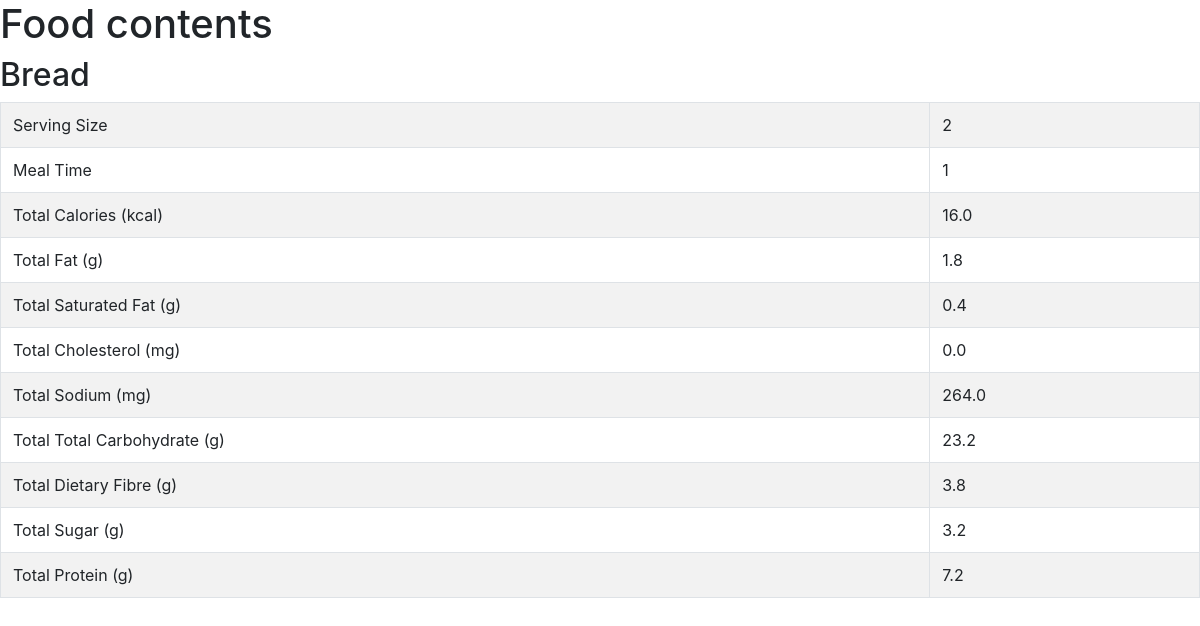
The page /view_meal/1 on the database its author committed.
### food/models.py (models this page shows, shortened)
class Meal(models.Model):
	BREAKFAST = 1
	MORNING_SNACK = 2
	LUNCH = 3
	AFTERNOON_SNACK = 4
	DINNER = 5
	EVENING_SNACK = 6
	MEAL_TIME_TYPES = (
		(BREAKFAST, "Breakfast"),
		(MORNING_SNACK, "Morning Snack"),
		(LUNCH, "Lunch"),
		(AFTERNOON_SNACK, "Afternoon Snack"),
		(DINNER, "Dinner"),
		(EVENING_SNACK, "Evening Snack")
	)
	food = models.ForeignKey(Food, verbose_name="Food" , on_delete = models.CASCADE)
	serving_size = models.IntegerField(verbose_name="Serving Size")
	meal_time = models.IntegerField(verbose_name="Meal Time", choices=MEAL_TIME_TYPES)
	def get_total_calories(self):
		return self.serving_size * self.food.calories
	def get_total_fat(self):
		return self.serving_size * self.food.total_fat
	def get_total_saturated_fat(self):
		return self.serving_size * self.food.saturated_fat
	def get_total_cholesterol(self):
		return self.serving_size * self.food.cholesterol
	def get_total_sodium(self):
		return self.serving_size * self.food.sodium
	def get_total_carbohydrate(self):
		return self.serving_size * self.food.total_carbohydrate
	def get_total_dietary_fibre(self):
		return self.serving_size * self.food.dietary_fibre
	def get_total_sugar(self):
		return self.serving_size * self.food.sugar
	def get_total_protein(self):
		return self.serving_size * self.food.protein

class Food(models.Model):
	name = models.CharField(verbose_name="Food Name", max_length=200)
	calories = models.FloatField(verbose_name="Calories (kcal)")
	total_fat = models.FloatField(verbose_name="Total Fat (g)")
	saturated_fat = models.FloatField(verbose_name="Saturated Fat (g)")
	cholesterol = models.FloatField(verbose_name="Cholesterol (mg)")
	sodium = models.FloatField(verbose_name="Sodium (mg)")
	total_carbohydrate = models.FloatField(verbose_name="Total Carbohydrate (g)")
	dietary_fibre = models.FloatField(verbose_name="Dietary Fibre (g)")
	sugar = models.FloatField(verbose_name="Sugar (g)")
	protein = models.FloatField(verbose_name="Protein (g)")
	def __str__(self):
		return "%s" % self.name

### food/views.py (the view)
# urls.py: url(r'^view_meal/(?P<meal_id>\d+)$', view_meal, name='view-meal'),
def view_meal(request, meal_id):
	template = "view_meal.html"
	meal = Meal.objects.get(id=int(meal_id))
	context = {
		'meal': meal,
	}
	return render(request, template, context)

### templates/view_meal.html (shortened to what this page needs)
<html>
	<head>
		<link rel="stylesheet" href="https://stackpath.bootstrapcdn.com/bootstrap/4.1.1/css/bootstrap.min.css">
	</head>
	<body>
		<h1>Food contents</h1>
			<h2>{{meal.food}}</h2>
			<table class="table table-striped table-bordered">
				<tr>
					<td>Serving Size</td>
					<td>{{ meal.serving_size }}</td>
				</tr>
				<tr>
					<td>Meal Time</td>
					<td>{{ meal.meal_time }}</td>
				<tr>
					<td> Total Calories (kcal)</td>
					<td>{{ meal.get_total_calories }}</td>
				</tr>
				<tr>
					<td> Total Fat (g)</td>
					<td>{{ meal.get_total_fat }}</td>
				</tr>
				<tr>
					<td> Total Saturated Fat (g)</td>
					<td>{{ meal.get_total_saturated_fat }}</td>
				</tr>
				<tr>
					<td> Total Cholesterol (mg)</td>
					<td>{{ meal.get_total_cholesterol }}</td>
				</tr>
				<tr>
					<td> Total Sodium (mg)</td>
					<td>{{ meal.get_total_sodium }}</td>
				</tr>
				<tr>
					<td> Total Total Carbohydrate (g)</td>
					<td>{{ meal.get_total_carbohydrate }}</td>
				</tr>
				<tr>
					<td> Total Dietary Fibre (g)</td>
					<td>{{ meal.get_total_dietary_fibre }}</td>
				</tr>
				<tr>
					<td> Total Sugar (g)</td>
					<td>{{ meal.get_total_sugar }}</td>
				</tr>
				<tr>
					<td> Total Protein (g)</td>
					<td>{{ meal.get_total_protein }}</td>
				</tr>
			</table>
	</body>
</html>

### rows shown on the page
Meal: food "Bread", serving_size "2", meal_time "1", get_total_calories "16.0", get_total_fat "1.8", get_total_saturated_fat "0.4", get_total_cholesterol "0.0", get_total_sodium "264.0", get_total_carbohydrate "23.2", get_total_dietary_fibre "3.8", get_total_sugar "3.2", get_total_protein "7.2"
